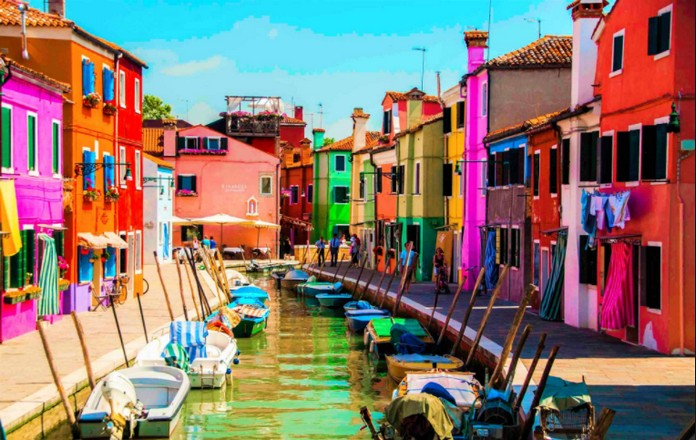
#> input picture Assets/img1.jpg, 696 x 440 px, given in place of the camera
$ python object_detection_webcam.py
#> lines starting #> are read from the running program, lines starting #| are printed output that depends on the picture; after the words box and inside, x2 and y2 are one past the last pixel; in counts of white or black regions, pixels touching at a corner belong together
import cv2
import numpy as np

def empty(a):
    pass

def getContours(img,output_img):
    contours,hierachy =  cv2.findContours(img,cv2.RETR_EXTERNAL,cv2.CHAIN_APPROX_NONE)
    for cnt in contours:
        areaMin = cv2.getTrackbarPos('Min Area',windowName)
        area = cv2.contourArea(cnt)
        if area > areaMin:
            cv2.drawContours(output_img,cnt,-1,(255,0,255),3)
            peri = cv2.arcLength(cnt,True)
            approx = cv2.approxPolyDP(cnt,.02*peri, True)
            x, y, w, h = cv2.boundingRect(approx)
            cv2.rectangle(output_frame, (x,y), (x+w,y+h), (0,255,0), 4)
            cv2.putText(output_frame,
                        "Area :" + str(int(area)),
                        (x+w+20,y+20),
                        cv2.FONT_HERSHEY_SIMPLEX,
                        .7,
                        (0,255,0))


# creating the Tracpad
windowName = 'Object Detection'        # Window Name
cv2.namedWindow(windowName)         # Window Creation

# adding the Track pad
cv2.createTrackbar('Threshold 1',windowName,0,255,empty)
cv2.createTrackbar('Threshold 2',windowName,0,255,empty)
cv2.createTrackbar('Min Area',windowName,5000,30000,empty)


cam = cv2.VideoCapture(0)           # Creating the Webcam Instance

# address = 'http://192.168.0.101:4747/video'
# cam.open(address)


# Start Video Rolling
while True:
    isTrue, frame = cam.read()              # Reading the Frames
#> frame is the input picture: shape (440, 696, 3); mean B, G, R 109, 119.4, 139.7
    frame = cv2.resize(frame,(640,480))
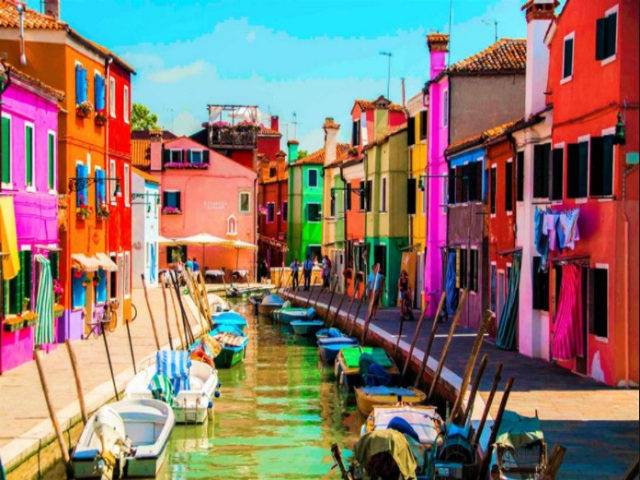
#> frame: shape (480, 640, 3); mean B, G, R 108.9, 119.3, 139.6

    # Mirror the image output
    # frame = cv2.flip(frame,1)

    output_frame = frame.copy()

    # Blurring the frame
    frameBlur = cv2.GaussianBlur(frame,(5,5),3)
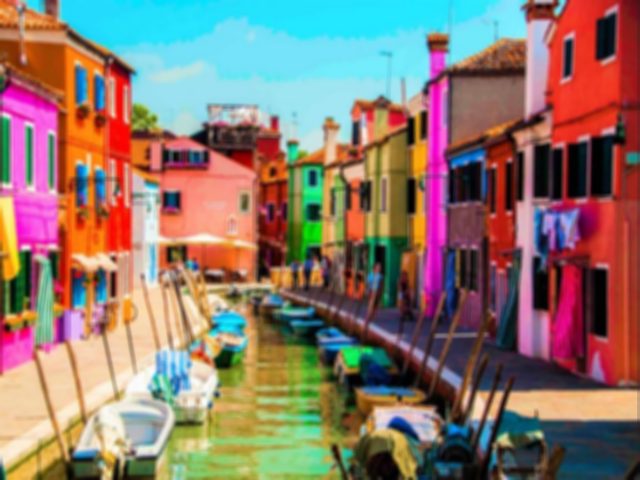
#> frameBlur: shape (480, 640, 3); mean B, G, R 109, 119.3, 139.7

    # converting into gray scale
    frameGray = cv2.cvtColor(frameBlur,cv2.COLOR_BGR2GRAY)
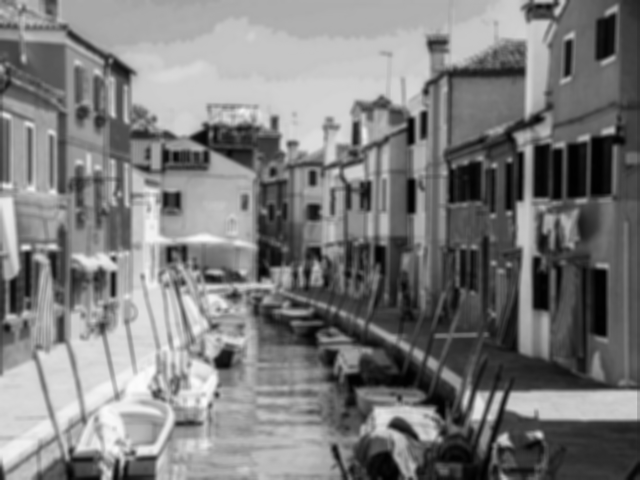
#> frameGray: shape (480, 640); min 1, max 252, mean 124.2

    # using the Canny
    threshold1 = cv2.getTrackbarPos('Threshold 1',windowName)
    threshold2 = cv2.getTrackbarPos('Threshold 2',windowName)

    frameCanny = cv2.Canny(frameGray,threshold1,threshold2)
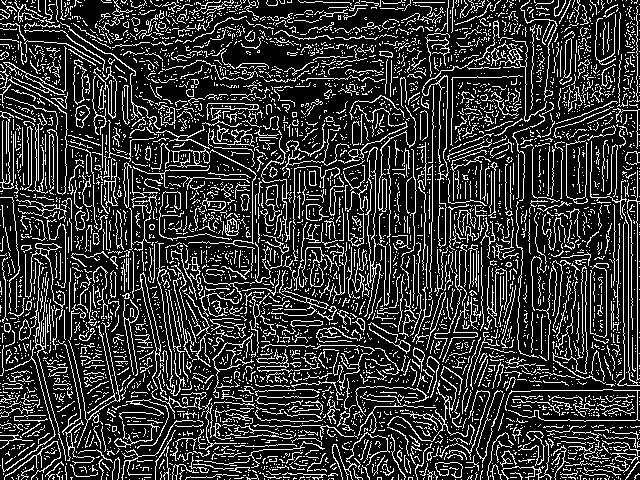
#> frameCanny: shape (480, 640); 20.7% white in thin lines or dots

    # diloation
    kernel = np.ones((5,5))
    frameDilate = cv2.dilate(frameCanny,kernel,iterations=1)
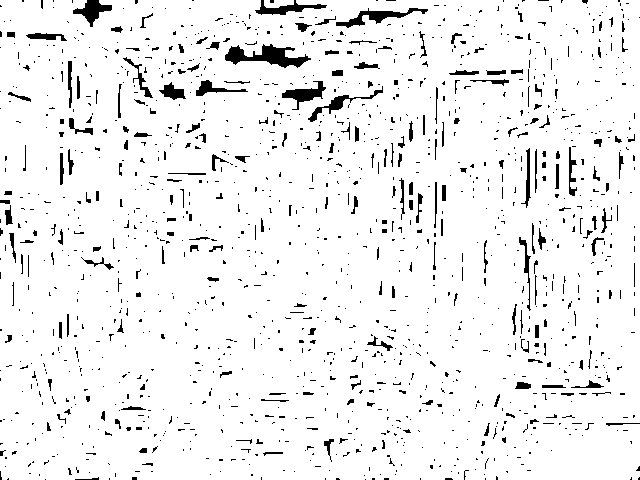
#> frameDilate: shape (480, 640); 94% white; 1427 black regions (1215 under 20 px)

    getContours(frameDilate,output_frame)
#> in getContours, `contours,hierachy =  cv2.findContours(img,cv2.RETR_EXTERNAL,cv2.CHAIN_..`: contours = 2 contours; box (x1, y1, x2, y2) and area: (0, 0, 640, 480) 304417, (264, 0, 294, 8) 152
#> in getContours, `area = cv2.contourArea(cnt)`: area = 152.5

    # Stacking Images
    #stackimgs = myutils.stackImage(.5,[frame,frameBlur,frameGray,frameCanny,frameDilate,output_frame])

    # Display
    cv2.imshow(windowName,output_frame)
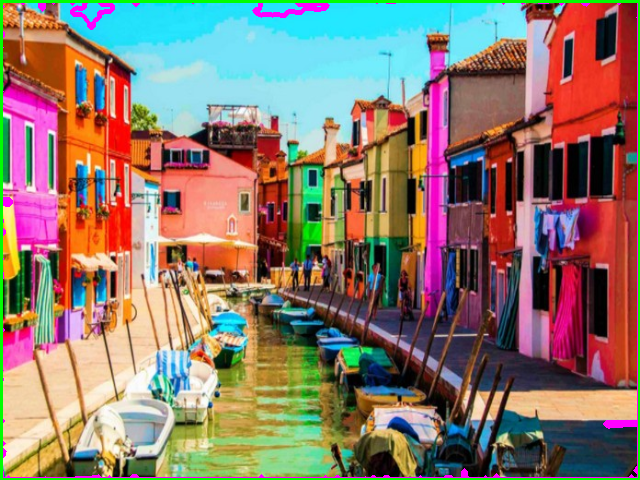
#> window 'Object Detection': shape (480, 640, 3); mean B, G, R 108.1, 120.4, 139.4

    # Creating the Exit Pole
    if cv2.waitKey(1) & 0xFF == 27:
#> (key Esc is pressed here)
        break

cam.release()               # Releasing the instance
cv2.destroyAllWindows()     # Destroing the windows

$ run again, on Assets/Air_Canvas-clearmode.png
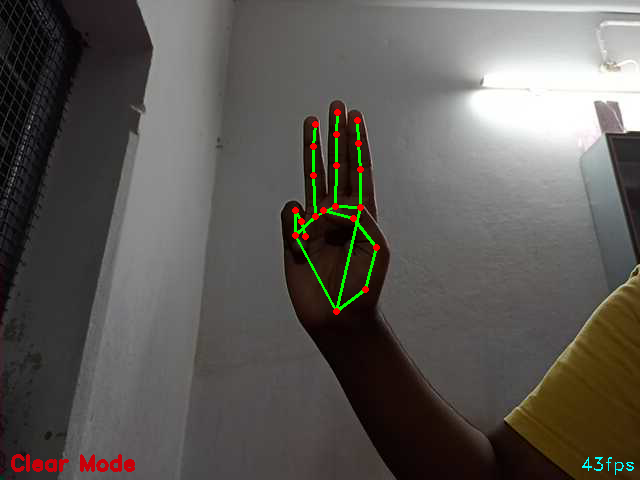
#> input picture Assets/Air_Canvas-clearmode.png, 640 x 480 px, given in place of the camera
#> frame is the input picture: shape (480, 640, 3); mean B, G, R 84.6, 89, 92.3
#> `frameCanny = cv2.Canny(frameGray,threshold1,threshold2)`:
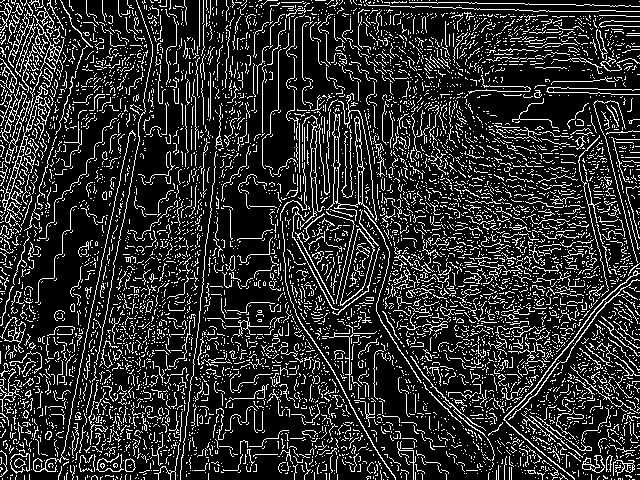
#> frameCanny: shape (480, 640); 17.7% white in thin lines or dots
#> frameDilate: shape (480, 640); 85.7% white; 1268 black regions (976 under 20 px)
#> contours = 1 contour; box (x1, y1, x2, y2) and area: (0, 0, 640, 480) 300826
#> area = 300826
#> peri = 3551.4
#> approx = [[0, 0], [0, 479], [639, 476], [639, 0]]
#> x = 0; w = 640; h = 480
#> in getContours, `cv2.rectangle(output_frame, (x,y), (x+w,y+h), (0,255,0), 4)`:
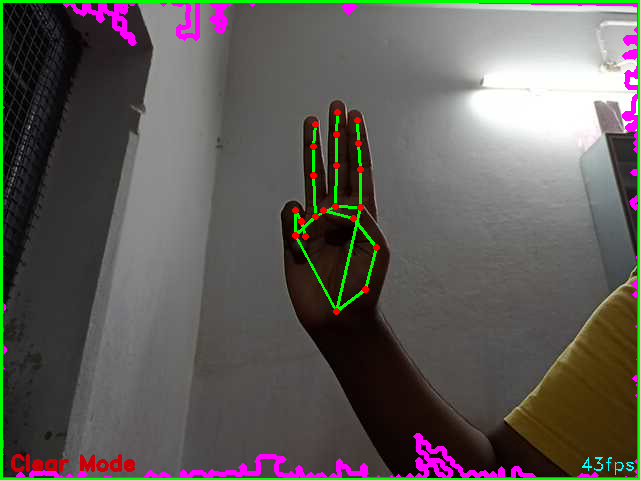
#> output_frame: shape (480, 640, 3); 4.21% of pixels changed, all inside (x1, y1, x2, y2) = (0, 0, 640, 480)
